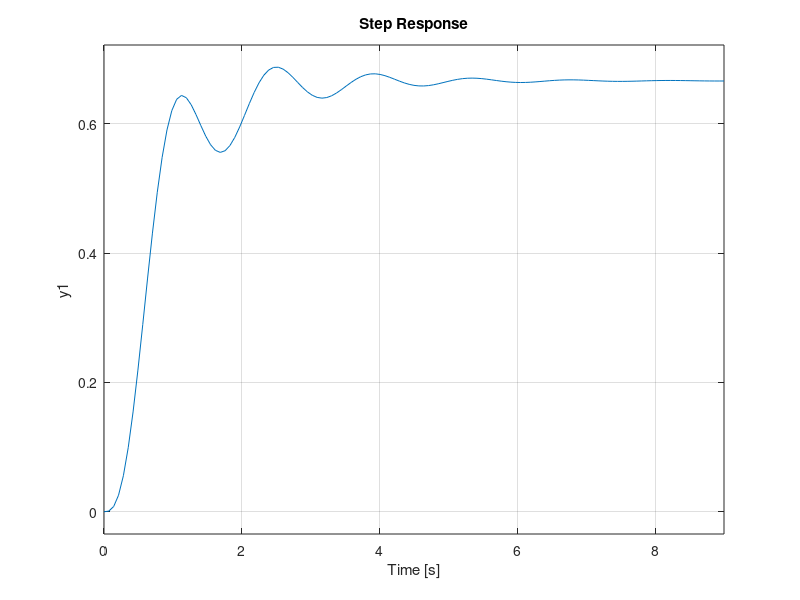

Source code (MATLAB):
clc; clear; close all;

R1 = 1;
R2 = 2;
L1 = 1;
L2 = 1;
C  = 0.1;

A = [ -R1/L1      0        1/L1;
        0      -R2/L2      1/L2;
      -1/C      -1/C        0   ];

B = [ -1/L1;
       0;
       0 ];


Cm = [0 R2 0];

D = 0;

sys = ss(A,B,Cm,D);

disp('State Space Model:')
sys;

tf_sys = tf(sys);

disp('Transfer Function:')
tf_sys;

figure;
step(sys);
grid on;
title('Step Response');
